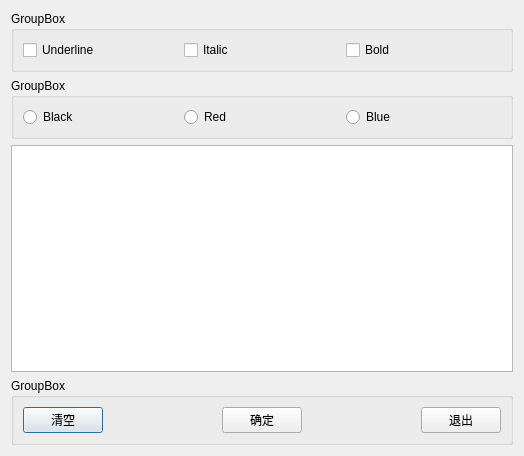
<?xml version="1.0" encoding="UTF-8"?>
<ui version="4.0">
 <class>Dialog</class>
 <widget class="QDialog" name="Dialog">
  <property name="geometry">
   <rect>
    <x>0</x>
    <y>0</y>
    <width>524</width>
    <height>456</height>
   </rect>
  </property>
  <property name="windowTitle">
   <string>Dialog</string>
  </property>
  <layout class="QVBoxLayout" name="verticalLayout">
   <item>
    <widget class="QGroupBox" name="groupBox">
     <property name="title">
      <string>GroupBox</string>
     </property>
     <layout class="QHBoxLayout" name="horizontalLayout">
      <item>
       <widget class="QCheckBox" name="chkBoxUnder">
        <property name="text">
         <string>Underline</string>
        </property>
       </widget>
      </item>
      <item>
       <widget class="QCheckBox" name="chkBoxItalic">
        <property name="text">
         <string>Italic</string>
        </property>
       </widget>
      </item>
      <item>
       <widget class="QCheckBox" name="chkBoxBold">
        <property name="text">
         <string>Bold</string>
        </property>
       </widget>
      </item>
     </layout>
    </widget>
   </item>
   <item>
    <widget class="QGroupBox" name="groupBox_3">
     <property name="title">
      <string>GroupBox</string>
     </property>
     <layout class="QHBoxLayout" name="horizontalLayout_2">
      <item>
       <widget class="QRadioButton" name="radioBlack">
        <property name="text">
         <string>Black</string>
        </property>
       </widget>
      </item>
      <item>
       <widget class="QRadioButton" name="radioRed">
        <property name="text">
         <string>Red</string>
        </property>
       </widget>
      </item>
      <item>
       <widget class="QRadioButton" name="radioBlue">
        <property name="text">
         <string>Blue</string>
        </property>
       </widget>
      </item>
     </layout>
    </widget>
   </item>
   <item>
    <widget class="QPlainTextEdit" name="textEdit"/>
   </item>
   <item>
    <widget class="QGroupBox" name="groupBox_2">
     <property name="title">
      <string>GroupBox</string>
     </property>
     <layout class="QHBoxLayout" name="horizontalLayout_3">
      <item>
       <widget class="QPushButton" name="btnClear">
        <property name="text">
         <string>清空</string>
        </property>
       </widget>
      </item>
      <item>
       <spacer name="horizontalSpacer">
        <property name="orientation">
         <enum>Qt::Horizontal</enum>
        </property>
        <property name="sizeHint" stdset="0">
         <size>
          <width>116</width>
          <height>20</height>
         </size>
        </property>
       </spacer>
      </item>
      <item>
       <widget class="QPushButton" name="btnOK">
        <property name="text">
         <string>确定</string>
        </property>
       </widget>
      </item>
      <item>
       <spacer name="horizontalSpacer_2">
        <property name="orientation">
         <enum>Qt::Horizontal</enum>
        </property>
        <property name="sizeHint" stdset="0">
         <size>
          <width>115</width>
          <height>20</height>
         </size>
        </property>
       </spacer>
      </item>
      <item>
       <widget class="QPushButton" name="btnClose">
        <property name="text">
         <string>退出</string>
        </property>
       </widget>
      </item>
     </layout>
    </widget>
   </item>
  </layout>
 </widget>
 <tabstops>
  <tabstop>chkBoxUnder</tabstop>
  <tabstop>chkBoxItalic</tabstop>
  <tabstop>chkBoxBold</tabstop>
  <tabstop>radioBlack</tabstop>
  <tabstop>radioRed</tabstop>
  <tabstop>radioBlue</tabstop>
  <tabstop>textEdit</tabstop>
  <tabstop>btnClear</tabstop>
  <tabstop>btnOK</tabstop>
  <tabstop>btnClose</tabstop>
 </tabstops>
 <resources/>
 <connections>
  <connection>
   <sender>btnClose</sender>
   <signal>clicked()</signal>
   <receiver>Dialog</receiver>
   <slot>close()</slot>
   <hints>
    <hint type="sourcelabel">
     <x>475</x>
     <y>427</y>
    </hint>
    <hint type="destinationlabel">
     <x>355</x>
     <y>369</y>
    </hint>
   </hints>
  </connection>
  <connection>
   <sender>btnOK</sender>
   <signal>clicked()</signal>
   <receiver>Dialog</receiver>
   <slot>accept()</slot>
   <hints>
    <hint type="sourcelabel">
     <x>264</x>
     <y>426</y>
    </hint>
    <hint type="destinationlabel">
     <x>257</x>
     <y>447</y>
    </hint>
   </hints>
  </connection>
 </connections>
</ui>
